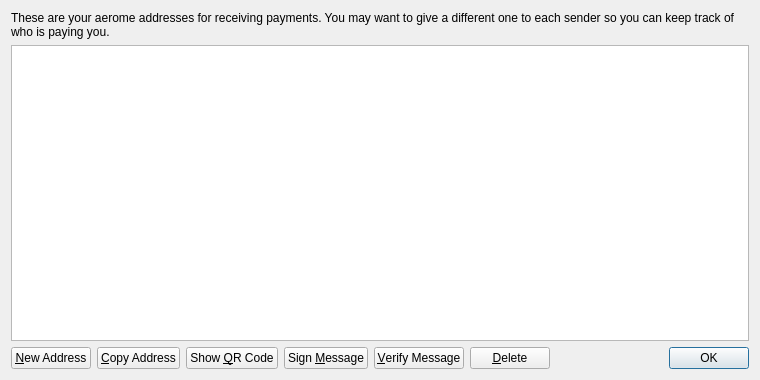
<?xml version="1.0" encoding="UTF-8"?>
<ui version="4.0">
 <class>AddressBookPage</class>
 <widget class="QWidget" name="AddressBookPage">
  <property name="geometry">
   <rect>
    <x>0</x>
    <y>0</y>
    <width>760</width>
    <height>380</height>
   </rect>
  </property>
  <property name="windowTitle">
   <string>Address Book</string>
  </property>
  <layout class="QVBoxLayout" name="verticalLayout">
   <item>
    <widget class="QLabel" name="labelExplanation">
     <property name="text">
      <string>These are your aerome addresses for receiving payments. You may want to give a different one to each sender so you can keep track of who is paying you.</string>
     </property>
     <property name="textFormat">
      <enum>Qt::PlainText</enum>
     </property>
     <property name="wordWrap">
      <bool>true</bool>
     </property>
    </widget>
   </item>
   <item>
    <widget class="QTableView" name="tableView">
     <property name="contextMenuPolicy">
      <enum>Qt::CustomContextMenu</enum>
     </property>
     <property name="toolTip">
      <string>Double-click to edit address or label</string>
     </property>
     <property name="tabKeyNavigation">
      <bool>false</bool>
     </property>
     <property name="alternatingRowColors">
      <bool>true</bool>
     </property>
     <property name="selectionMode">
      <enum>QAbstractItemView::SingleSelection</enum>
     </property>
     <property name="selectionBehavior">
      <enum>QAbstractItemView::SelectRows</enum>
     </property>
     <property name="sortingEnabled">
      <bool>true</bool>
     </property>
     <attribute name="verticalHeaderVisible">
      <bool>false</bool>
     </attribute>
    </widget>
   </item>
   <item>
    <layout class="QHBoxLayout" name="horizontalLayout">
     <item>
      <widget class="QPushButton" name="newAddressButton">
       <property name="toolTip">
        <string>Create a new address</string>
       </property>
       <property name="text">
        <string>&amp;New Address</string>
       </property>
       <property name="icon">
        <iconset resource="../bitcoin.qrc">
         <normaloff>:/icons/add</normaloff>:/icons/add</iconset>
       </property>
      </widget>
     </item>
     <item>
      <widget class="QPushButton" name="copyToClipboard">
       <property name="toolTip">
        <string>Copy the currently selected address to the system clipboard</string>
       </property>
       <property name="text">
        <string>&amp;Copy Address</string>
       </property>
       <property name="icon">
        <iconset resource="../bitcoin.qrc">
         <normaloff>:/icons/editcopy</normaloff>:/icons/editcopy</iconset>
       </property>
      </widget>
     </item>
     <item>
      <widget class="QPushButton" name="showQRCode">
       <property name="text">
        <string>Show &amp;QR Code</string>
       </property>
       <property name="icon">
        <iconset resource="../bitcoin.qrc">
         <normaloff>:/icons/qrcode</normaloff>:/icons/qrcode</iconset>
       </property>
      </widget>
     </item>
     <item>
      <widget class="QPushButton" name="signMessage">
       <property name="toolTip">
        <string>Sign a message to prove you own a aerome address</string>
       </property>
       <property name="text">
        <string>Sign &amp;Message</string>
       </property>
       <property name="icon">
        <iconset resource="../bitcoin.qrc">
         <normaloff>:/icons/edit</normaloff>:/icons/edit</iconset>
       </property>
      </widget>
     </item>
     <item>
      <widget class="QPushButton" name="verifyMessage">
       <property name="toolTip">
        <string>Verify a message to ensure it was signed with a specified aerome address</string>
       </property>
       <property name="text">
        <string>&amp;Verify Message</string>
       </property>
       <property name="icon">
        <iconset resource="../bitcoin.qrc">
         <normaloff>:/icons/transaction_0</normaloff>:/icons/transaction_0</iconset>
       </property>
      </widget>
     </item>
     <item>
      <widget class="QPushButton" name="deleteButton">
       <property name="toolTip">
        <string>Delete the currently selected address from the list</string>
       </property>
       <property name="text">
        <string>&amp;Delete</string>
       </property>
       <property name="icon">
        <iconset resource="../bitcoin.qrc">
         <normaloff>:/icons/remove</normaloff>:/icons/remove</iconset>
       </property>
      </widget>
     </item>
     <item>
      <spacer name="horizontalSpacer">
       <property name="orientation">
        <enum>Qt::Horizontal</enum>
       </property>
       <property name="sizeHint" stdset="0">
        <size>
         <width>40</width>
         <height>20</height>
        </size>
       </property>
      </spacer>
     </item>
     <item>
      <widget class="QDialogButtonBox" name="buttonBox">
       <property name="sizePolicy">
        <sizepolicy hsizetype="Maximum" vsizetype="Fixed">
         <horstretch>0</horstretch>
         <verstretch>0</verstretch>
        </sizepolicy>
       </property>
       <property name="standardButtons">
        <set>QDialogButtonBox::Ok</set>
       </property>
      </widget>
     </item>
    </layout>
   </item>
  </layout>
 </widget>
 <resources>
  <include location="../bitcoin.qrc"/>
 </resources>
 <connections/>
</ui>
